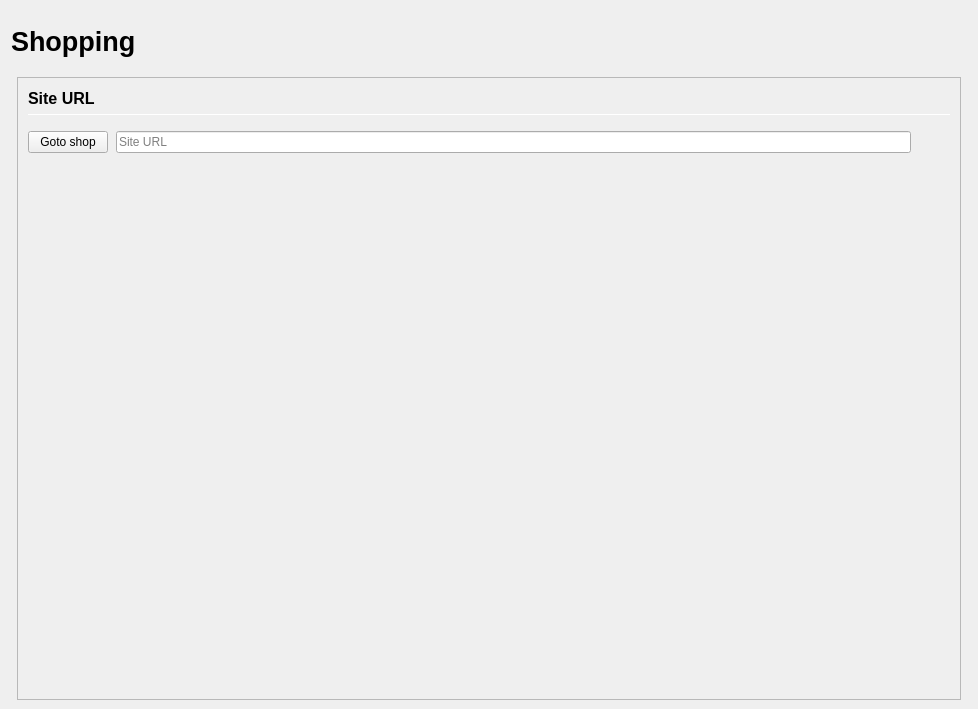
<?xml version="1.0" encoding="UTF-8"?>
<ui version="4.0">
 <class>ShoppingDialog</class>
 <widget class="QDialog" name="ShoppingDialog">
  <property name="enabled">
   <bool>true</bool>
  </property>
  <property name="geometry">
   <rect>
    <x>0</x>
    <y>0</y>
    <width>978</width>
    <height>709</height>
   </rect>
  </property>
  <property name="windowTitle">
   <string>Send Coins</string>
  </property>
  <layout class="QVBoxLayout" name="verticalLayout" stretch="0">
   <property name="bottomMargin">
    <number>9</number>
   </property>
   <item>
    <layout class="QVBoxLayout" name="verticalLayout_Master" stretch="0,1">
     <property name="spacing">
      <number>0</number>
     </property>
     <property name="leftMargin">
      <number>0</number>
     </property>
     <property name="topMargin">
      <number>0</number>
     </property>
     <property name="rightMargin">
      <number>0</number>
     </property>
     <property name="bottomMargin">
      <number>0</number>
     </property>
     <item>
      <widget class="QFrame" name="frame_Header">
       <layout class="QVBoxLayout" name="verticalLayout_Header" stretch="0">
        <property name="leftMargin">
         <number>0</number>
        </property>
        <property name="topMargin">
         <number>0</number>
        </property>
        <property name="rightMargin">
         <number>0</number>
        </property>
        <property name="bottomMargin">
         <number>0</number>
        </property>
        <item>
         <layout class="QHBoxLayout" name="horizontalLayout_Header" stretch="1,0,1">
          <property name="spacing">
           <number>6</number>
          </property>
          <item>
           <widget class="QLabel" name="labelOverviewHeaderLeft">
            <property name="minimumSize">
             <size>
              <width>464</width>
              <height>60</height>
             </size>
            </property>
            <property name="maximumSize">
             <size>
              <width>16777215</width>
              <height>60</height>
             </size>
            </property>
            <property name="font">
             <font>
              <pointsize>20</pointsize>
              <weight>75</weight>
              <bold>true</bold>
             </font>
            </property>
            <property name="text">
             <string>Shopping</string>
            </property>
            <property name="alignment">
             <set>Qt::AlignLeading|Qt::AlignLeft|Qt::AlignVCenter</set>
            </property>
           </widget>
          </item>
          <item>
           <spacer name="horizontalSpacer_Header">
            <property name="orientation">
             <enum>Qt::Horizontal</enum>
            </property>
            <property name="sizeHint" stdset="0">
             <size>
              <width>40</width>
              <height>20</height>
             </size>
            </property>
           </spacer>
          </item>
          <item>
           <widget class="QLabel" name="labelOverviewHeaderRight">
            <property name="minimumSize">
             <size>
              <width>464</width>
              <height>60</height>
             </size>
            </property>
            <property name="maximumSize">
             <size>
              <width>16777215</width>
              <height>60</height>
             </size>
            </property>
            <property name="font">
             <font>
              <pointsize>14</pointsize>
             </font>
            </property>
            <property name="text">
             <string/>
            </property>
            <property name="alignment">
             <set>Qt::AlignRight|Qt::AlignTrailing|Qt::AlignVCenter</set>
            </property>
           </widget>
          </item>
         </layout>
        </item>
       </layout>
      </widget>
     </item>
     <item>
      <widget class="QFrame" name="frame_BG">
       <property name="minimumSize">
        <size>
         <width>0</width>
         <height>0</height>
        </size>
       </property>
       <layout class="QVBoxLayout" name="layout_BG" stretch="0">
        <property name="leftMargin">
         <number>6</number>
        </property>
        <property name="topMargin">
         <number>6</number>
        </property>
        <property name="rightMargin">
         <number>6</number>
        </property>
        <property name="bottomMargin">
         <number>0</number>
        </property>
        <item>
         <widget class="QFrame" name="frameCoinControl">
          <property name="sizePolicy">
           <sizepolicy hsizetype="Expanding" vsizetype="Expanding">
            <horstretch>0</horstretch>
            <verstretch>0</verstretch>
           </sizepolicy>
          </property>
          <property name="maximumSize">
           <size>
            <width>16777215</width>
            <height>16777215</height>
           </size>
          </property>
          <property name="frameShape">
           <enum>QFrame::StyledPanel</enum>
          </property>
          <property name="frameShadow">
           <enum>QFrame::Sunken</enum>
          </property>
          <layout class="QVBoxLayout" name="verticalLayoutCoinControl2">
           <property name="spacing">
            <number>0</number>
           </property>
           <property name="leftMargin">
            <number>0</number>
           </property>
           <property name="topMargin">
            <number>0</number>
           </property>
           <property name="rightMargin">
            <number>0</number>
           </property>
           <property name="bottomMargin">
            <number>0</number>
           </property>
           <item>
            <widget class="QFrame" name="frameCoinControl_BG">
             <layout class="QVBoxLayout" name="verticalLayoutCoinControl" stretch="0,0,0,0">
              <property name="spacing">
               <number>1</number>
              </property>
              <property name="leftMargin">
               <number>10</number>
              </property>
              <property name="topMargin">
               <number>10</number>
              </property>
              <item>
               <layout class="QHBoxLayout" name="horizontalLayoutCoinControl1">
                <property name="bottomMargin">
                 <number>15</number>
                </property>
                <item>
                 <layout class="QVBoxLayout" name="verticalLayout_3">
                  <property name="spacing">
                   <number>6</number>
                  </property>
                  <item>
                   <widget class="QLabel" name="labelCoinControlFeatures">
                    <property name="sizePolicy">
                     <sizepolicy hsizetype="Preferred" vsizetype="Maximum">
                      <horstretch>0</horstretch>
                      <verstretch>0</verstretch>
                     </sizepolicy>
                    </property>
                    <property name="minimumSize">
                     <size>
                      <width>0</width>
                      <height>20</height>
                     </size>
                    </property>
                    <property name="font">
                     <font>
                      <pointsize>12</pointsize>
                      <weight>75</weight>
                      <bold>true</bold>
                     </font>
                    </property>
                    <property name="styleSheet">
                     <string notr="true">font-weight:bold;</string>
                    </property>
                    <property name="text">
                     <string>Site URL</string>
                    </property>
                   </widget>
                  </item>
                  <item>
                   <widget class="Line" name="line">
                    <property name="minimumSize">
                     <size>
                      <width>0</width>
                      <height>1</height>
                     </size>
                    </property>
                    <property name="maximumSize">
                     <size>
                      <width>16777215</width>
                      <height>1</height>
                     </size>
                    </property>
                    <property name="orientation">
                     <enum>Qt::Horizontal</enum>
                    </property>
                   </widget>
                  </item>
                 </layout>
                </item>
               </layout>
              </item>
              <item>
               <layout class="QHBoxLayout" name="horizontalLayoutCoinControl2" stretch="0,0,0">
                <property name="spacing">
                 <number>8</number>
                </property>
                <property name="bottomMargin">
                 <number>10</number>
                </property>
                <item>
                 <widget class="QPushButton" name="buttonGotoShopUrl">
                  <property name="styleSheet">
                   <string notr="true"/>
                  </property>
                  <property name="text">
                   <string>Goto shop</string>
                  </property>
                  <property name="autoDefault">
                   <bool>false</bool>
                  </property>
                 </widget>
                </item>
                <item>
                 <widget class="QLineEdit" name="lineEditUrl">
                  <property name="sizePolicy">
                   <sizepolicy hsizetype="Preferred" vsizetype="Preferred">
                    <horstretch>50</horstretch>
                    <verstretch>0</verstretch>
                   </sizepolicy>
                  </property>
                  <property name="minimumSize">
                   <size>
                    <width>100</width>
                    <height>0</height>
                   </size>
                  </property>
                  <property name="maximumSize">
                   <size>
                    <width>16777215</width>
                    <height>16777215</height>
                   </size>
                  </property>
                  <property name="placeholderText">
                   <string>Site URL</string>
                  </property>
                 </widget>
                </item>
                <item>
                 <spacer name="horizontalSpacerCoinControl">
                  <property name="orientation">
                   <enum>Qt::Horizontal</enum>
                  </property>
                  <property name="sizeHint" stdset="0">
                   <size>
                    <width>40</width>
                    <height>1</height>
                   </size>
                  </property>
                 </spacer>
                </item>
               </layout>
              </item>
              <item>
               <widget class="QWidget" name="widgetCoinControl" native="true">
                <property name="sizePolicy">
                 <sizepolicy hsizetype="Preferred" vsizetype="Preferred">
                  <horstretch>0</horstretch>
                  <verstretch>0</verstretch>
                 </sizepolicy>
                </property>
                <property name="minimumSize">
                 <size>
                  <width>0</width>
                  <height>0</height>
                 </size>
                </property>
                <property name="styleSheet">
                 <string notr="true"/>
                </property>
                <layout class="QHBoxLayout" name="horizontalLayoutCoinControl5">
                 <property name="leftMargin">
                  <number>0</number>
                 </property>
                 <property name="topMargin">
                  <number>0</number>
                 </property>
                 <property name="rightMargin">
                  <number>0</number>
                 </property>
                 <property name="bottomMargin">
                  <number>0</number>
                 </property>
                </layout>
               </widget>
              </item>
              <item>
               <spacer name="verticalSpacerCoinControl">
                <property name="orientation">
                 <enum>Qt::Vertical</enum>
                </property>
                <property name="sizeHint" stdset="0">
                 <size>
                  <width>800</width>
                  <height>1</height>
                 </size>
                </property>
               </spacer>
              </item>
             </layout>
            </widget>
           </item>
          </layout>
         </widget>
        </item>
       </layout>
      </widget>
     </item>
    </layout>
   </item>
  </layout>
 </widget>
 <resources>
  <include location="../believe.qrc"/>
 </resources>
 <connections/>
</ui>
